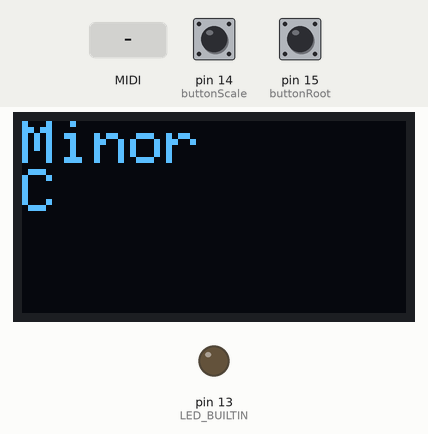
The sketch below on a simulated Arduino Uno, built with avr-gcc and run on an emulated ATmega328P. Parts: 128×64 one-colour display, output pins drawn as LEDs (lit = HIGH). The inputs (shaded band) are chosen by the test bench; at power-on: pin 14 (buttonScale) HIGH, pin 15 (buttonRoot) HIGH. MIDI output is not drawn; what the sketch prints to the serial monitor is not drawn.

Above: at 2.2 s.
2.3 s: pin 14 (buttonScale) pulled LOW for 0.15 s
At 3.2 s:
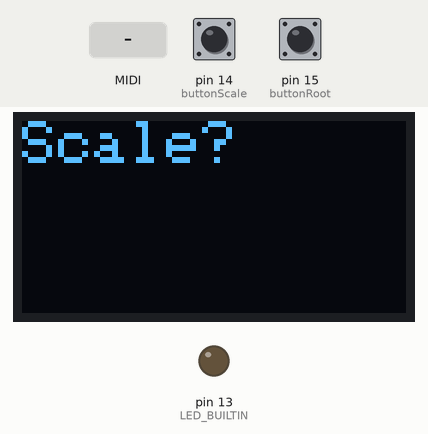
3.9 s: MIDI note 36 received
At 4.7 s:
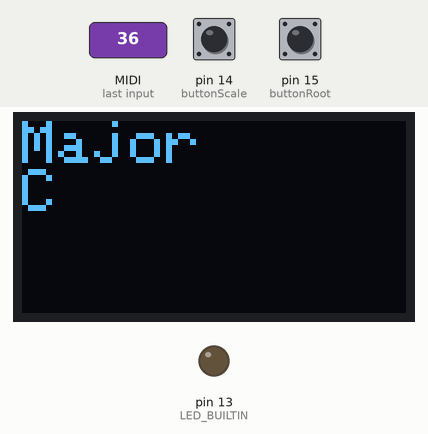
5.7 s: pin 15 (buttonRoot) pulled LOW for 0.15 s
At 6.9 s:
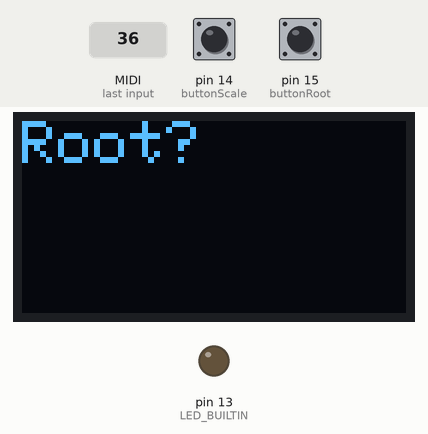
7.3 s: MIDI note 64 received
At 8.5 s:
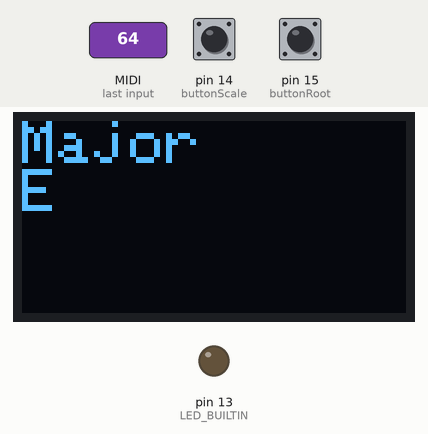
9.1 s: pin 14 (buttonScale) pulled LOW for 1 s
At 9.6 s:
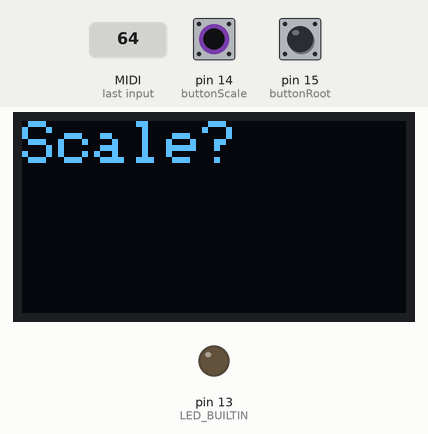
11.6 s: MIDI note 67 received
At 13.0 s:
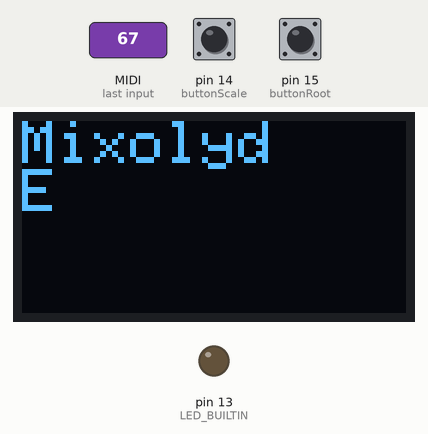
Timing chart, 0 to 14.4 s (numbered marks = the images above; inputs shaded):
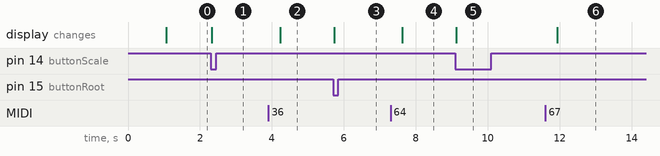

Measured:
- after the input at 2.3 s, the display: changes at once (image 1)
- after the input at 3.9 s, the display: changes after 0.33 s (image 2)
- after the input at 5.7 s, the display: changes at once (image 3)
- after the input at 7.3 s, the display: changes after 0.33 s (image 4)
- after the input at 9.1 s, the display: changes at once (image 5)
- after the input at 11.6 s, the display: changes after 0.33 s (image 6)

The sketch:

midi-scaler.ino
```cpp
#include <Wire.h>
#include <Adafruit_GFX.h>
#include <Adafruit_SSD1306.h>

//setup screen dimensions
#define SCREEN_WIDTH 128 // OLED display width, in pixels
#define SCREEN_HEIGHT 64 // OLED display height, in pixels

// Declaration for an SSD1306 display connected to I2C (SDA, SCL pins)
Adafruit_SSD1306 display(SCREEN_WIDTH, SCREEN_HEIGHT, &Wire, -1);


#include <MIDI.h>
#if defined(ARDUINO_SAM_DUE) || defined(SAMD_SERIES) || defined(_VARIANT_ARDUINO_ZERO_)
   /* example not relevant for this hardware (SoftwareSerial not supported) */
   MIDI_CREATE_DEFAULT_INSTANCE();
#else
   #include <SoftwareSerial.h>
   using Transport = MIDI_NAMESPACE::SerialMIDI<SoftwareSerial>;
   int rxPin = 8;
   int txPin = 9;
   SoftwareSerial mySerial = SoftwareSerial(rxPin, txPin);
   Transport serialMIDI(mySerial);
   MIDI_NAMESPACE::MidiInterface<Transport> MIDI((Transport&)serialMIDI);
#endif


//button setup
int buttonScale = 14;
int buttonRoot  = 15;

//setup scales

//if you want to add a scale make sure you edit both the names and the scale itself
//scales[<number of scales>][<number of notes in each scale>]
const int scales[7][7] = { //Array of scale arrays containing the steps between each note
  {0, 2, 4, 5, 7, 9, 11}, // Ionian, Major
  {0, 3, 4, 6, 8, 9, 10}, // Dorian
  {0, 1, 3, 5, 7, 8, 9}, //Phrgian
  {0, 2, 4, 6, 7, 9, 10}, //lydian
  {0, 2, 4, 5, 7, 9, 10}, //mixolydian
  {0, 2, 3, 5, 7, 8, 10}, // Natural Minor
  {0, 1, 3, 5, 6, 8, 10} //locarian
};

const String scaleNames[7] ={
  "Major",
  "Dorian",
  "Phrygian",
  "Lydian",
  "Mixolyd",
  "Minor",
  "Locarian"
};


const String noteNames[12]={
  "C", "Db", "D", "Eb", "E", "F", "Gb", "G", "Ab", "A", "Bb", "B"};

/*
// if you prefer sharps like a werido
const String noteNames[12]={
  "C", "C#", "D", "D#", "E", "F", "F#", "G", "G#", "A", "A#", "B"};
*/

//setting the current scale to Minor because having it be C Major will be boring and seem to do nothing except break the black keys
int currentScale=5;
int rootNote=0;

// i set this assuming it would come in handy, never needed it. leaving it here cause its nice to know
//int middleC=60;


//I'm not sure if this is a good idea but this how I write pico 8 games in lua
//the state changes how our note on/off handlers work. current states are
//0=play //play the notes after transposing them
//1=scale //use the next note to set the scale
//2=root  //set the next note played to the root of our scale

//initalize in state 0 so we can play right away
int state=0;


//read the buttons and if one is pessed change the screen and update the state.
void readButtons(){
  if (digitalRead(buttonScale) == LOW ){
    state=1;
    updateScreen("Scale?");
  }

  if (digitalRead(buttonRoot) == LOW){
    state=2;
     updateScreen("Root?");
  }

}


byte getTransPitch(byte oldPitch){
  //this where the magic happens and notes are transposed within the current scale/key
  //accepts a pitch value from a midi event
  //each midi note is a number stored in a single byte.

  //initalize degree which we'll need later to figure out which of the 7 notes in our scale to play
  int degree=0;

  //get our octave and save it to an int (12 notes per octave and our remainder is discarded middle C is 60, so its octave 5)
  int octave=oldPitch/12;

  //grab the remainder we discarded up above, which tells us our note, since C is conviently 0 here

  byte newPitch=oldPitch%12;

 //Print Debug info in case we need it later
  Serial.print("Found octave: ");
  Serial.print(octave);
  Serial.print(" Found note: ");
  Serial.println(newPitch);


  //get the new midi note number conforming to the current scale
  //assume user is playing cmajor which contains these notes {0, 2, 4, 5, 7, 9, 11}
  //we iterate keeping each note that isn't higher than the one we're looking for
  //this way if the user hit a black key (even though the whole point is not to hit black keys)
  //we'll just keep the last note below it
    for (int i = 0; i < 7; ++i) {
      if (scales[0][i] <= newPitch){
        degree=i;
      }
    }

  //so our new pitch is our octave*12 (12 notes per octave) + (the degree of our scale, [think of it as the nth note]) + our root note
  newPitch=(12*octave)+scales[currentScale][degree]+rootNote;

  //print what we transposed to and return that number
  Serial.print(" transposed to note: ");
  Serial.println(newPitch);
  return newPitch;
}


//helpful function to clear the screen and display some text
void updateScreen(String text){
  display.clearDisplay();
  display.setCursor(0, 0);
  display.println(text);
  display.display();
  }


//sets default sceen text of scale followed by note on newline
void defaultScreenText(){
  updateScreen(scaleNames[currentScale]+"\n"+noteNames[rootNote%12]);
  }

void handleNoteOn(byte channel, byte pitch, byte velocity) {
  //if state == 0 transpose the pitch and play the note as normal, print stuff for debug
  switch(state){
    case 0: //play
      pitch=getTransPitch(pitch);
      MIDI.sendNoteOn(pitch, velocity, channel);
      Serial.print("Note On: ");
      Serial.print(pitch);
      Serial.print(" Velocity: ");
      Serial.print(velocity);
      Serial.print(" Channel: ");
      Serial.println(channel);
      break;

    //state == 1 enter scale mode. Next note sets the scale. (white keys only, I only have 7 scales at the moment)
    case 1: //scale
      for (int i = 0; i < 7; ++i) {
        if (scales[0][i] <= pitch%12){
          currentScale=i;
        }
      }
      Serial.print("Set scale to: ");
      Serial.println(scaleNames[currentScale]);
      break;

    //next note sets the root note
    case 2: //root
      rootNote=pitch%12;
      Serial.print("Set root to: ");
      Serial.println(noteNames[rootNote]);
      break;
    }
  }


void handleNoteOff(byte channel, byte pitch, byte velocity) {
  if (state == 0){
    pitch=getTransPitch(pitch);
    MIDI.sendNoteOff(pitch, 0, channel);
    Serial.print("Note Off: ");
    Serial.print(pitch);
    Serial.print(" Velocity: ");
    Serial.print(velocity);
    Serial.print(" Channel: ");
    Serial.println(channel);
    }
  //if  the state isn't zero, set it to zero, if we're getting a note off event and we were in a non play state, then the user must have changed a setting
  //all the work was handled by handleNoteOn. Honestly we could have done this part there as well but then the user would be releasing the key in the play state
  //and we send this errant note off out into the world and who knows what that could do to some weird poorly design synth
  else {
    state=0;
    defaultScreenText();
    }
}


void setup()
{

  //set our pins to use the input pullup so we can just wire the buttons to ground instead of soldering resistors like some kind of chump
  pinMode(buttonScale, INPUT_PULLUP);
  pinMode(buttonRoot, INPUT_PULLUP);
  //turn on that led cause why not
  pinMode(LED_BUILTIN, OUTPUT);

  //listen on all channels
  MIDI.begin(MIDI_CHANNEL_OMNI);

  //no midi through we're mucking with the midi we don't want to pass on stuff
  MIDI.turnThruOff();

  //set note handler functions that are up above
  MIDI.setHandleNoteOn(handleNoteOn); // Set the handler for note on messages
  MIDI.setHandleNoteOff(handleNoteOff); // Set the handler for note off messages

  //setup debugging serial
  Serial.begin(9600);


  // default pin setup on raspberry pico for our screen are
  //sda 4, scl 5. and weirdly hard to change cause adafruit libraries are very friendly and a tad over engineered
  if(!display.begin(SSD1306_SWITCHCAPVCC, 0x3C)) { // Address 0x3D for 128x64
      Serial.println(F("SSD1306 allocation failed"));
      for(;;);
    }
  //sleep for one second cause the screen was failing when I didn't sleep and why is the whole world in such a damn hurry anyway?
  delay(1000);

  //turn on the screen and display some text
  display.clearDisplay();
  display.setTextSize(2);
  display.setTextColor(WHITE);
  defaultScreenText();

  }


//every loop we read the buttons, and then read the midi which will be passed to our handler functions
// we also do delay 1 cause it was the code i stole from an example
void loop() {
  readButtons();
  MIDI.read();
  delay(1); // Add a small delay to avoid busy-waiting
}
```
